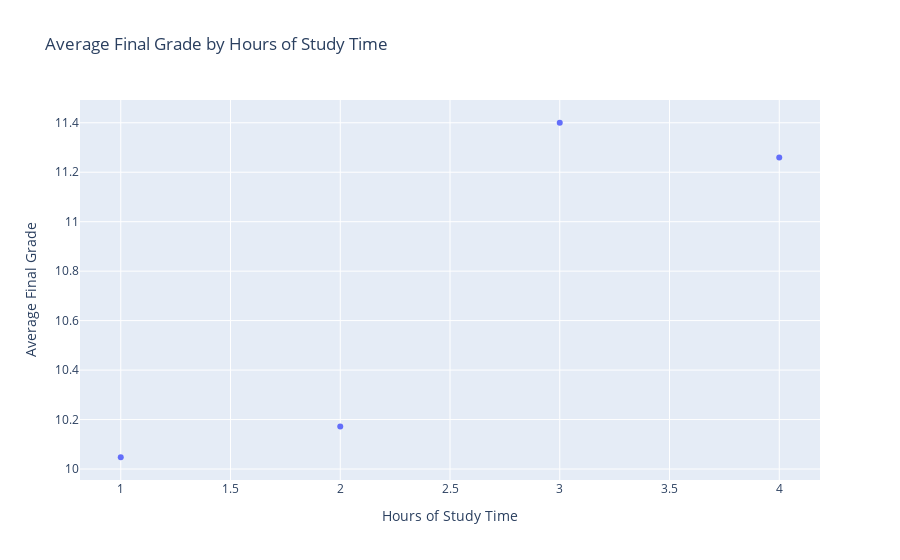

The notebook cell this image was saved under:
### Markdown cell above
## Exploratory Data Analysis

### Code cell
# averages final grade with respect to study time
new_DF3= DF3.groupby('studytime')['G3'].mean().reset_index()
# creates scatterplot of study time vs. final grade
fig = px.scatter(new_DF3,
                 x='studytime',
                 y='G3',
                 title='Average Final Grade by Hours of Study Time',
                 labels={'G3': 'Average Final Grade', 'studytime': 'Hours of Study Time'}
                  )   



fig.show()

### Figure 1 — Plotly figure (JSON) as saved in the notebook; plotly's stock layout.template omitted (floating-point values rounded to 4 significant figures)
{"data": [{"hovertemplate": "Hours of Study Time=%{x}<br>Average Final Grade=%{y}<extra></extra>", "legendgroup": "", "marker": {"color": "#636efa", "symbol": "circle"}, "mode": "markers", "name": "", "orientation": "v", "showlegend": false, "type": "scatter", "x": [1, 2, 3, 4], "xaxis": "x", "y": [10.05, 10.17, 11.4, 11.26], "yaxis": "y"}], "layout": {"legend": {"tracegroupgap": 0}, "title": {"text": "Average Final Grade by Hours of Study Time"}, "xaxis": {"anchor": "y", "domain": [0, 1], "title": {"text": "Hours of Study Time"}}, "yaxis": {"anchor": "x", "domain": [0, 1], "title": {"text": "Average Final Grade"}}}}
